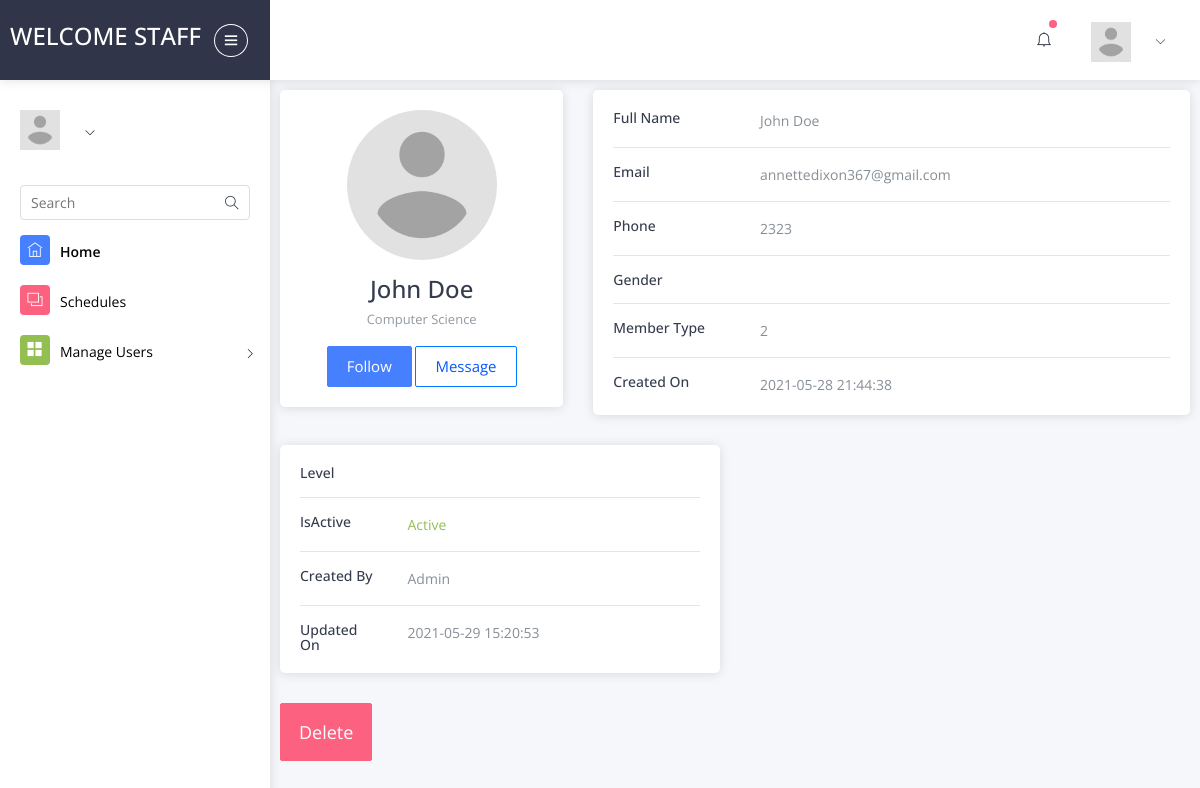
Page /pages/admin_user_details.php?userid=6 (signed in) on the earlier database version.
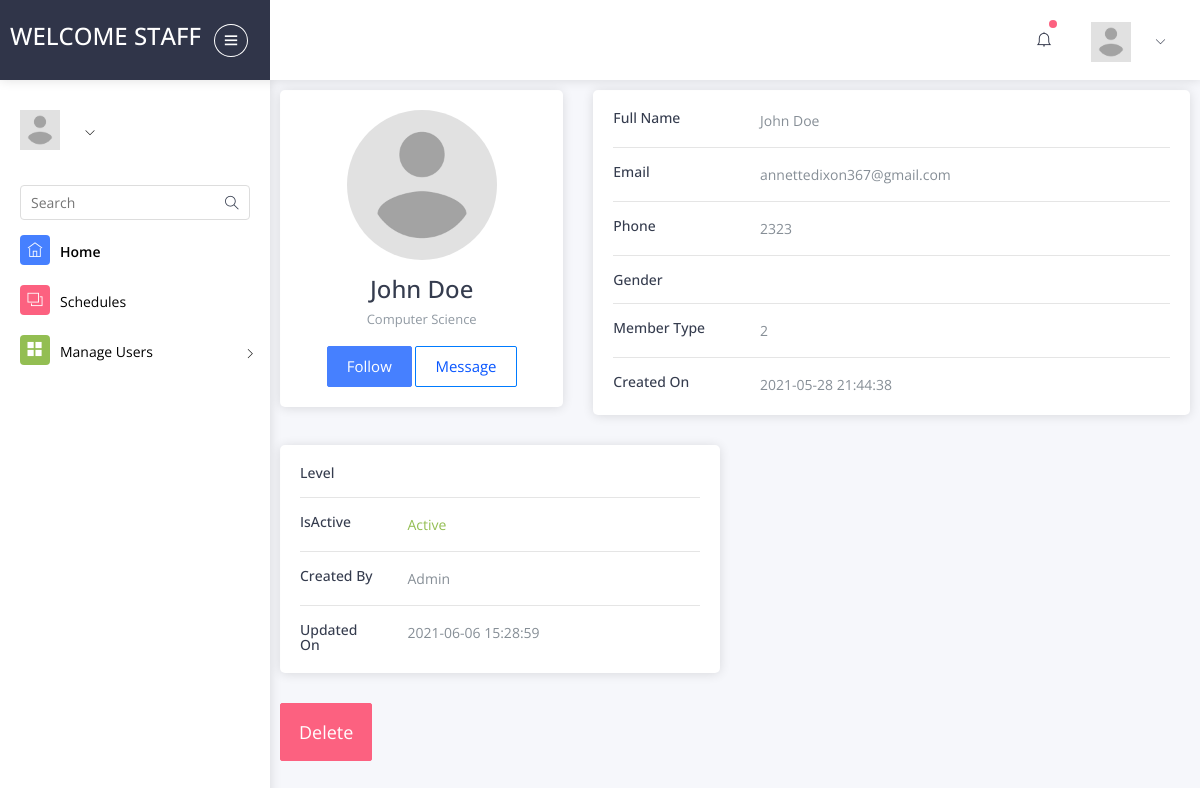
Same page on the later database version.
### tables this page shows
CREATE TABLE `users` (
  `id` int(11) NOT NULL,
  `name` varchar(255) NOT NULL,
  `phone` varchar(255) DEFAULT NULL,
  `department` varchar(255) DEFAULT NULL,
  `position` varchar(255) DEFAULT NULL,
  `jobtype` varchar(255) DEFAULT NULL,
  `level` varchar(255) DEFAULT NULL,
  `email` varchar(255) NOT NULL,
  `gender` varchar(255) DEFAULT NULL,
  `registerationId` varchar(255) DEFAULT NULL,
  `password` varchar(255) NOT NULL,
  `picture` varchar(255) DEFAULT NULL,
  `memberType` varchar(255) DEFAULT NULL,
  `isActive` tinyint(1) NOT NULL,
  `createdBy` varchar(255) NOT NULL,
  `createdOn` datetime NOT NULL DEFAULT CURRENT_TIMESTAMP,
  `updatedOn` datetime NOT NULL DEFAULT '0000-00-00 00:00:00' ON UPDATE CURRENT_TIMESTAMP
);

### config/Connection.php (called while the page is built, shortened)
<?php
class Connection {
	private $pdo;
	private $dsn;
	private $DB_HOST = "localhost";
	private $DB_USER = "root";
	private $DB_PASSWORD = "";
	private $DB_NAME = "meeting_db";
	private $charset = "utf8";
	function __construct() {
		$this->dsn = "mysql:host=".$this->DB_HOST.";dbname=".$this->DB_NAME.";charset=".$this->charset."";
	}
	public function open_connection() {
		$opt = [
		    \PDO::ATTR_ERRMODE            => \PDO::ERRMODE_EXCEPTION,
		    \PDO::ATTR_DEFAULT_FETCH_MODE => \PDO::FETCH_OBJ,
		    \PDO::ATTR_EMULATE_PREPARES   => false,
		];
		$this->pdo = new \PDO($this->dsn, $this->DB_USER, $this->DB_PASSWORD, $opt);
		return $this->pdo;
	}
	public function preparedStatement($sql, $args = NULL)
	{
	    $stmt = $this->pdo->prepare($sql);
	    $stmt->execute($args);
	    return $stmt;
	}
	public function singleResultList($sql, $args = NULL)
	{
		return $this->preparedStatement($sql, $args)->fetchObject();
	}
}

### includes/Users.php (called while the page is built, shortened)
<?php
class Users
{
	function __construct($pdo) {
    	$this->pdo = $pdo;
  	}
	public function singleUser($args = NULL) {
		return $this->pdo->singleResultList("SELECT * FROM `users` WHERE `id`=?", $args);
	}
}

### pages/admin_user_details.php (the view, shortened to what this page needs)
<?php require_once("../config/initialize.php");
$functions = new Functions;
$pdo = new Connection;
$users = new Users($pdo);
$user = $users->singleUser([$_GET['userid']]);
if(empty($_SESSION["user_token"])) {
  $functions->redirect_to("admin.php");
} else {
?>
<!DOCTYPE html>
<html lang="en">
<head>
      <link rel="stylesheet" type="text/css" href="assets/css/bootstrap/css/bootstrap.min.css">
      <link rel="stylesheet" type="text/css" href="assets/icon/themify-icons/themify-icons.css">
      <link rel="stylesheet" type="text/css" href="assets/icon/icofont/css/icofont.css">
      <link href="https://maxcdn.bootstrapcdn.com/font-awesome/4.3.0/css/font-awesome.min.css" rel="stylesheet">
      <link rel="stylesheet" type="text/css" href="assets/css/style.css">
      <link rel="stylesheet" type="text/css" href="assets/css/jquery.mCustomScrollbar.css">
      <link rel="stylesheet" type="text/css" href="../css/style.css">
  </head>
  <body>
    <div id="pcoded" class="pcoded">
        <div class="pcoded-container navbar-wrapper">
          <nav class="navbar header-navbar pcoded-header">
         <div class="navbar-wrapper">
            <div class="navbar-logo">
               <a class="mobile-menu" id="mobile-collapse" href="#!">
               <i class="ti-menu"></i>
               </a>
               <a href="#">
                  <h4>Welcome <?php echo $_SESSION['userType']; ?></h4>
               </a>
            </div>
            <div class="navbar-container container-fluid">
               <ul class="nav-right">
                  <li class="header-notification">
                     <a href="#!">
                     <i class="ti-bell"></i>
                     <span class="badge bg-c-pink"></span>
                     </a>
                  </li>
                  <li class="user-profile header-notification">
                     <a href="#!">
                     <img src="../images/avatar.jpg" class="img-radius" alt="User-Profile-Image">
                     <i class="ti-angle-down"></i>
                     </a>
                  </li>
               </ul>
            </div>
         </div>
      </nav>
      <div class="pcoded-main-container">
         <div class="pcoded-wrapper">
            <?php include "admin_nav.php"; ?>
<div class="pcoded-content">
  <div class="pcoded-inner-content">
    <div class="page-body">
      <div class="row">
        <div class="col-sm-4">
          <div class="card">
           <div class="card-body">
                <div class="d-flex flex-column align-items-center text-center">
                    <img src="<?php echo (!empty($user->picture)) ? '../images/'.$user->picture : '../images/avatar.jpg'; ?>" class="rounded-circle" width="150">
                  <div class="mt-3">
                      <h4><?php echo $user->name; ?></h4>
                      <p class="text-muted font-size-sm"><?php echo $user->department; ?></p>
                      <button class="btn btn-primary">Follow</button>
                      <button class="btn btn-outline-primary">Message</button>
                  </div>
                </div>
            </div>
          </div>
        </div>
        <div class="col-sm-8">
          <div class="card">
           <div class="card-body">
            <div class="row">
              <div class="col-sm-3">
                <h6 class="mb-0">Full Name</h6>
              </div>
              <div class="col-sm-9 text-secondary">
                  <?php echo $user->name; ?>
              </div>
            </div>
              <hr>
            <div class="row">
              <div class="col-sm-3">
                <h6 class="mb-0">Email</h6>
              </div>
              <div class="col-sm-9 text-secondary">
                <?php echo $user->email ?>
              </div>
            </div>
             <hr>
            <div class="row">
              <div class="col-sm-3">
                <h6 class="mb-0">Phone</h6>
              </div>
              <div class="col-sm-9 text-secondary">
                <?php echo $user->phone ?>
              </div>
            </div>
            <hr>
            <div class="row">
              <div class="col-sm-3">
                <h6 class="mb-0">Gender</h6>
              </div>
              <div class="col-sm-9 text-secondary">
              </div>
            </div>
              <hr>
            <div class="row">
              <div class="col-sm-3">
                <h6 class="mb-0">Member Type</h6>
              </div>
              <div class="col-sm-9 text-secondary">
                <?php echo $user->memberType; ?>
              </div>
            </div>
              <hr>
            <div class="row">
              <div class="col-sm-3">
                <h6 class="mb-0">Created On</h6>
              </div>
              <div class="col-sm-9 text-secondary">
                <?php echo $user->createdOn; ?>
              </div>
            </div>
            </div>
          </div>
        </div>
      </div>
    <div class="row">
    <div class="col-sm-6">
      <div class="card">
      <div class="card-body">
      <div class="row">
        <div class="col-sm-12">
          <div class="row">
              <div class="col-sm-3">
                <h6 class="mb-0">Level</h6>
              </div>
              <div class="col-sm-9 text-secondary">
              </div>
            </div>
        </div>
      </div>
      <hr>
      <div class="row">
          <div class="col-sm-3">
            <h6 class="mb-0">IsActive</h6>
          </div>
          <div class="col-sm-9 text-secondary">
            <?php echo ($user->isActive == 1) ? "<span class='text-success'>Active</span>" : "<span class='text-danger'>Inactive</span>"; ?>
          </div>
        </div>
        <hr>
        <div class="row">
            <div class="col-sm-3">
              <h6 class="mb-0">Created By</h6>
            </div>
            <div class="col-sm-9 text-secondary">
              <?php echo $user->createdBy; ?>
            </div>
        </div>
        <hr>
        <div class="row">
            <div class="col-sm-3">
              <h6 class="mb-0">Updated On</h6>
            </div>
            <div class="col-sm-9 text-secondary">
              <?php echo $user->updatedOn; ?>
            </div>
        </div>
      </div>
    </div>
    </div>
    <div class="col-sm-12">
      <div class="d-flex align-items-center">
        <div class="justify-center-center">
          <a class="btn btn-danger btn-lg" href="admin_user_details.php?deleteid=<?php echo $_GET['userid']; ?>">Delete</a>
        </div>
      </div>
    </div>
  </div>
    </div>
  </div>
</div>
</body>
</html>
<?php } ?>

### pages/admin_nav.php (shortened to what this page needs)
<nav class="pcoded-navbar">
               <div class="pcoded-inner-navbar main-menu">
                  <div class="">
                     <div class="main-menu-header">
                        <img class="img-40 img-radius" src="../images/avatar.jpg" alt="User-Profile-Image">
                        <div class="user-details">
                           <span id="more-details"><i class="ti-angle-down"></i></span>
                        </div>
                     </div>
                  </div>
                  <div class="pcoded-search">
                     <div class="pcoded-search-box ">
                        <input type="text" placeholder="Search">
                        <span class="search-icon"><i class="ti-search" aria-hidden="true"></i></span>
                     </div>
                  </div>
                  <ul class="pcoded-item pcoded-left-item">
                  <li class="active">
                     <a href="admin_dash.php">
                     <span class="pcoded-micon"><i class="ti-home"></i><b>D</b></span>
                     <span class="pcoded-mtext" data-i18n="nav.dash.main">Home</span>
                     </a>
                  </li>
                  <li>
                     <a href="admin_schedules.php">
                     <span class="pcoded-micon"><i class="ti-layers"></i><b>FC</b></span>
                     <span class="pcoded-mtext" data-i18n="nav.form-components.main">Schedules</span>
                     </a>
                  </li>
                  <li class="pcoded-hasmenu">
                     <a href="javascript:void(0)">
                     <span class="pcoded-micon"><i class="ti-layout-grid2-alt"></i></span>
                     <span class="pcoded-mtext"  data-i18n="nav.basic-components.main">Manage Users</span>
                     </a>
               </div>
            </nav>

Differences in the rows shown:
changed users "John Doe": updatedOn "2021-05-29 15:20:53" → "2021-06-06 15:28:59"
